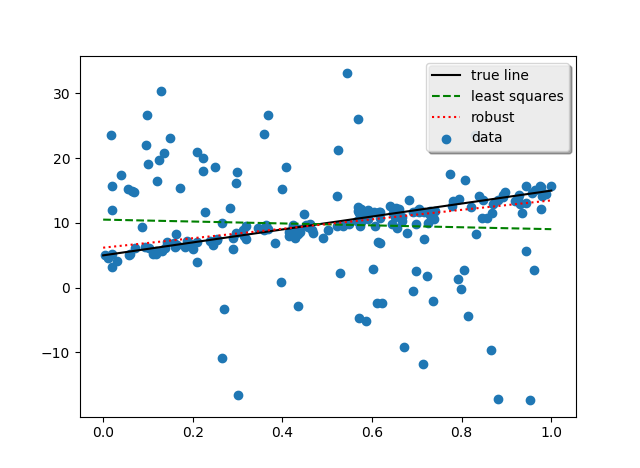

Python code for this plot:
import numpy as np
import matplotlib.pyplot as plt
import pylab as pl

n = 200
np.random.seed(0) # Seed the random number generator
x = np.random.rand(n,1)
z = np.zeros([n,1])
k = n * 0.4
rp = np.random.permutation(n)
outlier_subset = rp[1:int(k)]
z[outlier_subset] = 1 # outliers
y = (1 - z) * (10 * x + 5 + np.random.randn(n,1)) + z * (20 - 20 * x + 10 * np.random.randn(n,1))

# Plot data and true line
plt.scatter(x, y, label = 'data')

t = pl.frange(0,1,0.01)
plt.plot(t, 10*t+5, 'k-', label = 'true line')

# Add your code for ordinary least squares below
x_ols = np.mat(x); y_ols = np.mat(y) # They are all 200*1 matrix
y_mdf = y_ols - np.mean(y_ols); x_mdf = x_ols - np.mean(x_ols)
A = 2 * (x_mdf.T * x_mdf); r = -2 * x_mdf.T * y_mdf; c = y_mdf.T * y_mdf
w_ols = -(A.I * r)[0,0]; b_ols = np.mean(y_ols) - w_ols * np.mean(x_ols)
print("Parameters of OLS are: w: ",w_ols, "b: ", b_ols)

plt.plot(t, w_ols*t+b_ols, 'g--', label = 'least squares')

#######################################################
# helper function to solve weighted least squares
    # add your code here
def wls(x,y,c):
    add = 1
    x_add = np.insert(x, 0, values=add, axis=1)
    theta = (x_add.T * c * x_add).I * x_add.T * c * y
    b = theta[0]; w = theta[1]
    return w, b

# Add your code for robust regression MM algorithm below
x_rob = np.mat(x); y_rob = np.mat(y)
w_rob = 0; b_rob = 0
error = 1
while error > 0.01:
    c = np.eye(len(x_rob))
    for i in range(len(x_rob)):
        r_t_i = y_rob[i] - w_rob * x_rob[i] - b_rob
        c[i,i] = 1/(2*np.sqrt(1+r_t_i**2))
    w_new, b_new = wls(x_rob, y_rob, c)
    error = np.sqrt((w_new - w_rob)**2 + (b_new - b_rob)**2)
    w_rob, b_rob = w_new[0,0], b_new[0,0]

print("Parameters of robust regression are: w: ",w_rob, "b: ", b_rob)
plt.plot(t, w_rob*t+b_rob, 'r:', label = 'robust')
legend = plt.legend(loc='upper right', shadow=True)
plt.show()
